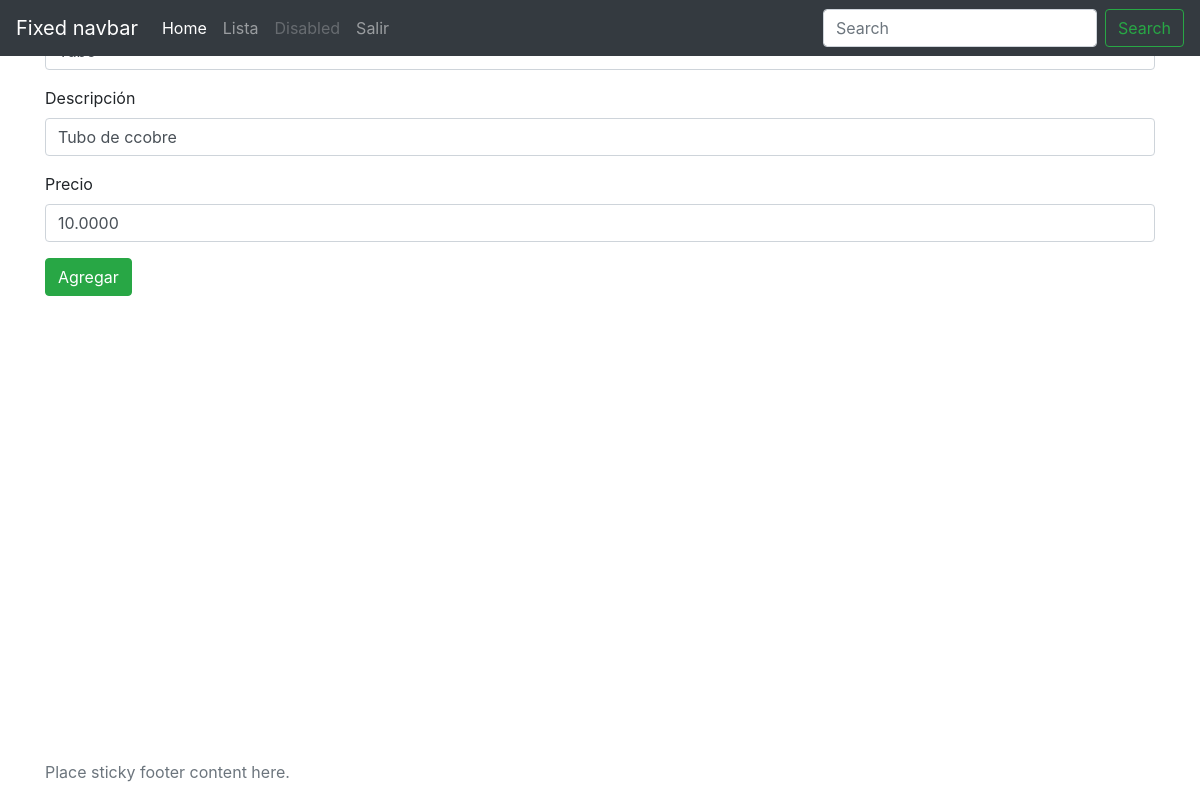
The app's page /products/update/1/ (signed in), older data.
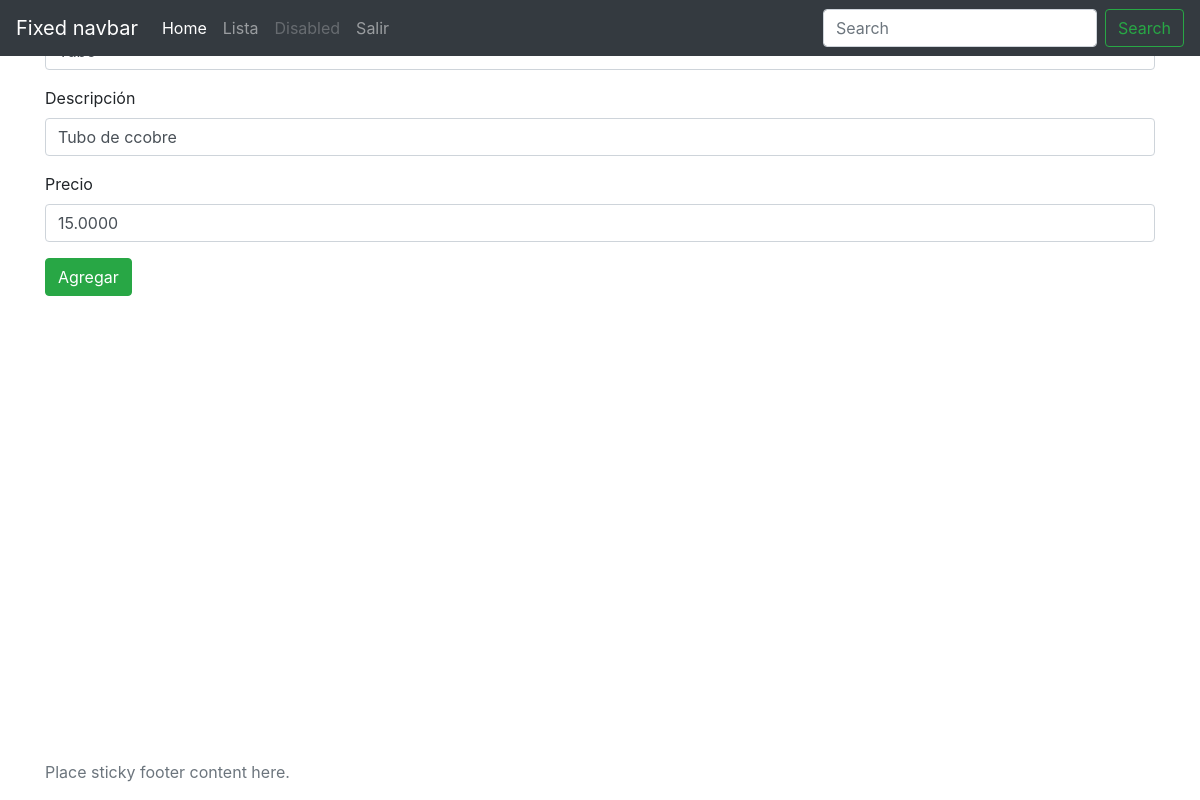
The same page, newer data.
### products/models.py (models this page shows, shortened)
class Product(models.Model):
    name = models.CharField(max_length=100, blank=True, null=True)
    description = models.CharField(max_length=100, blank=True, null=True)
    price = models.DecimalField(max_digits=8, decimal_places=4, default=0.00)
    is_active = models.BooleanField(default=1)

### products/views.py (the view)
# urls.py: path('update/<int:product_id>/', product_update_view, name="update-product-view"),
def product_update_view(request, product_id):
    product = Product.objects.get(id=product_id)
    if request.method == "POST":
        product.name = request.POST['name']
        product.description = request.POST['description']
        product.price = request.POST['price']
        product.save()
        return redirect(reverse_lazy("list-products-view"))
    context = {
        "product": product
    }
    return render(
        request,
        "product/form.html",
        context=context
    )

### templates/product/form.html (shortened to what this page needs)
{% extends "base.html" %}
{% block content %}
<form method="post" action=".">
  <div class="form-group">
    <label>Nombre</label>
  </div>
  <div class="form-group">
    <label>Descripción</label>
    <input
            type="text"
            class="form-control"
            name="description"
            placeholder="Descripcion producto"
            value="{{product.description}}"
    >
  </div>
  <div class="form-group">
    <label>Precio</label>
    <input
            type="number"
            class="form-control"
            name="price"
            placeholder="Precio producto"
            value="{{product.price}}"
    >
  </div>
  <button type="submit" class="btn btn-success">Agregar</button>
</form>
{% endblock %}

Row changes from the older to the newer data that the page shows:
changed Product "Tubo de ccobre": price "10.0000" → "15.0000"
